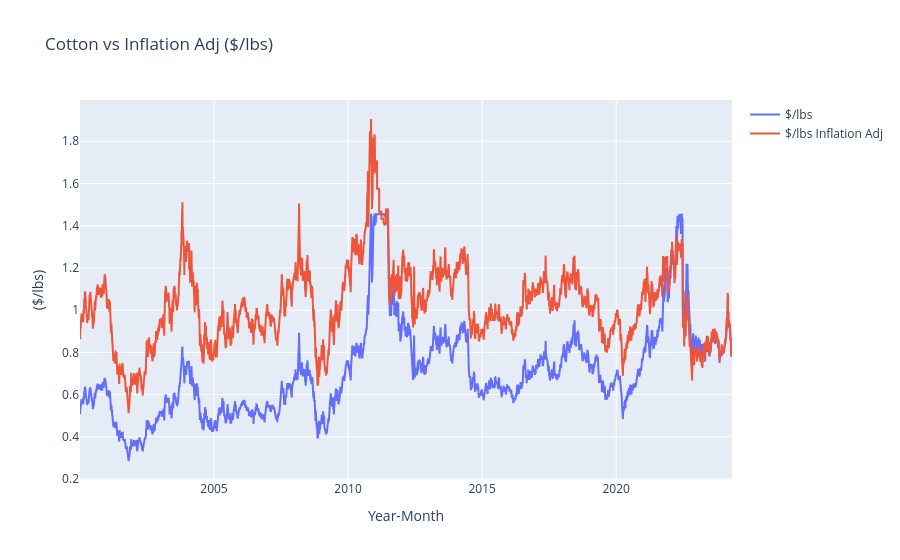

Notebook code for this chart:
### Code cell
# Create the figure
cotton_fig = go.Figure(data = [cotton_px_trace, cotton_adj_px_trace], layout = layout)

# Plot the figure
cotton_fig.show()

### Figure 1 — Plotly figure (JSON) as saved in the notebook; plotly's stock layout.template omitted (floating-point values rounded to 4 significant figures; data arrays with more than 128 entries replaced by an {"elided": "..."} marker saying what was removed)
{"data": [{"mode": "lines", "name": "$/lbs", "type": "scatter", "x": {"elided": "6139 str values"}, "y": {"elided": "6139 float values"}}, {"mode": "lines", "name": "$/lbs Inflation Adj", "type": "scatter", "x": {"elided": "6139 str values"}, "y": {"elided": "6139 float values"}}], "layout": {"title": {"text": "Cotton vs Inflation Adj ($/lbs)"}, "xaxis": {"title": {"text": "Year-Month"}}, "yaxis": {"title": {"text": "($/lbs)"}}}}
